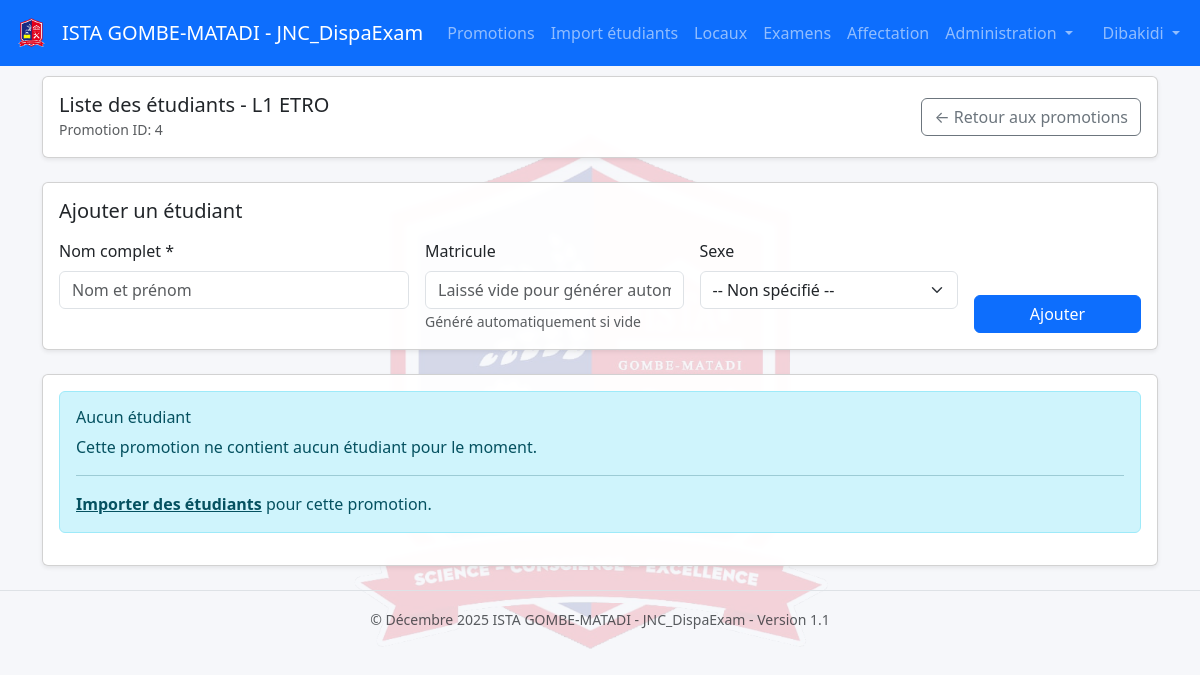
Page /promotions/4/students (signed in) on the earlier database version.
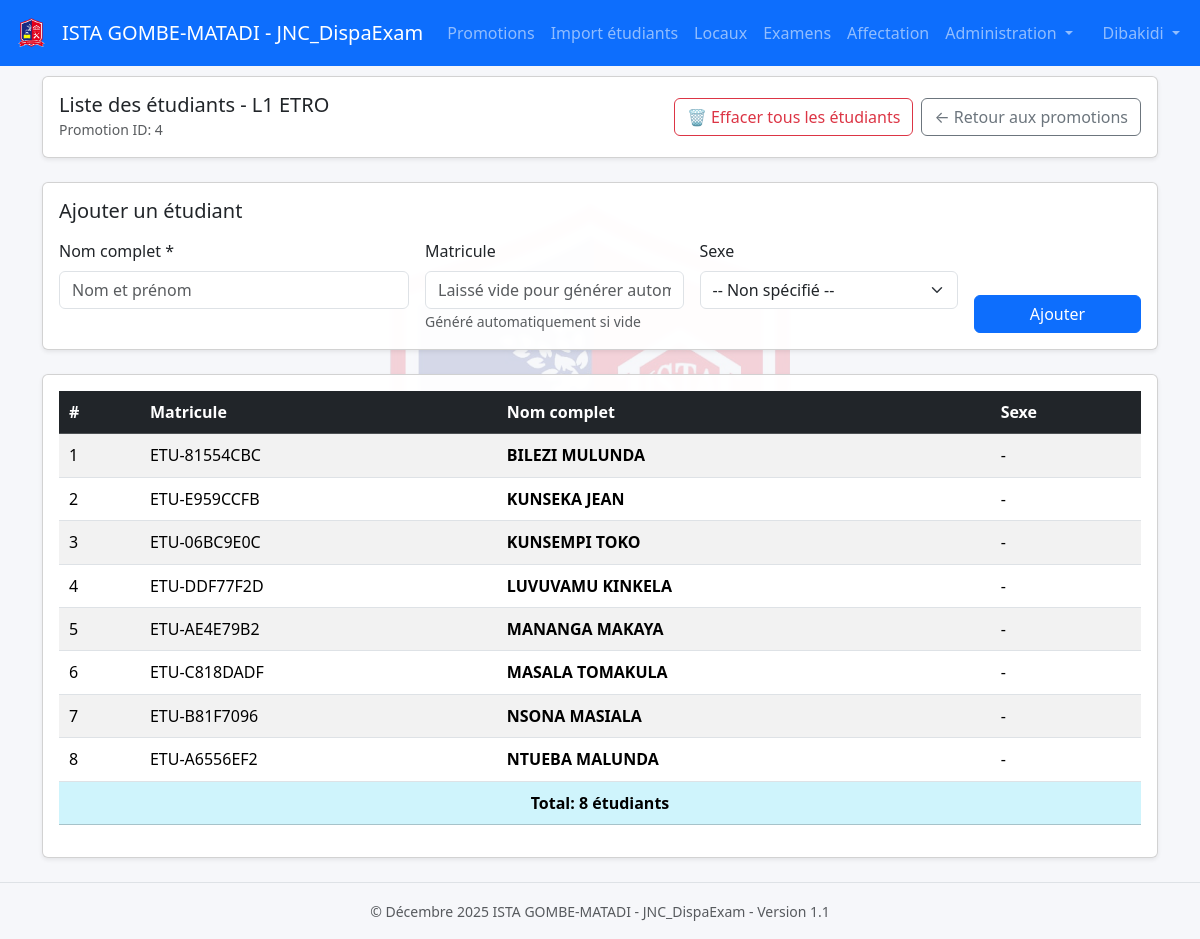
Same page on the later database version.
### tables this page shows
CREATE TABLE students (
            id INTEGER PRIMARY KEY AUTOINCREMENT,
            matricule TEXT,
            full_name TEXT NOT NULL,
            promotion_id INTEGER NOT NULL,
            section_id INTEGER, sexe TEXT,
            UNIQUE(matricule),
            FOREIGN KEY (promotion_id) REFERENCES promotions(id) ON DELETE CASCADE,
            FOREIGN KEY (section_id) REFERENCES sections(id) ON DELETE SET NULL
        );

### app.py (the view, shortened to what this page needs)
@app.route("/promotions/<int:promotion_id>/students", methods=["GET", "POST"])
@login_required
def promotion_students(promotion_id):
    conn = get_db()
    cur = conn.cursor()
    cur.execute("SELECT id, name FROM promotions WHERE id = ?", (promotion_id,))
    promotion = cur.fetchone()
    if not promotion:
        flash("Promotion introuvable.", "danger")
        return redirect(url_for("promotions"))
    cur.execute("""
        SELECT id, matricule, full_name, sexe
        FROM students
        WHERE promotion_id = ?
        ORDER BY full_name
    """, (promotion_id,))
    students = cur.fetchall()
    return render_template("promotion_students.html", promotion=promotion, students=students)

### app.py (called while the page is built)
def get_db():
    if "db" not in g:
        g.db = get_connection()
    return g.db

def login_required(f):
    @wraps(f)
    def decorated_function(*args, **kwargs):
        if 'user_id' not in session:
            flash("Vous devez vous connecter pour accéder à cette page.", "warning")
            return redirect(url_for('login'))
        return f(*args, **kwargs)
    return decorated_function

### database.py (called while the page is built)
def get_connection():
    conn = sqlite3.connect(DB_PATH, check_same_thread=False)
    conn.row_factory = sqlite3.Row
    return conn

### templates/promotion_students.html (shortened to what this page needs)
{% extends "base.html" %}
{% block content %}
<div class="card shadow-sm mb-4">
  <div class="card-body">
    <div class="d-flex justify-content-between align-items-center">
      <div>
        <h5 class="card-title mb-0">Liste des étudiants - {{ promotion.name }}</h5>
        <small class="text-muted">Promotion ID: {{ promotion.id }}</small>
      </div>
      <div class="d-flex gap-2">
        {% if students|length > 0 %}
        <a href="{{ url_for('clear_promotion_students', promotion_id=promotion.id) }}" class="btn btn-outline-danger">
          🗑️ Effacer tous les étudiants
        </a>
        {% endif %}
        <a href="{{ url_for('promotions') }}" class="btn btn-outline-secondary">
          ← Retour aux promotions
        </a>
      </div>
    </div>
  </div>
</div>
<div class="card shadow-sm mb-4">
  <div class="card-body">
    <h5 class="card-title mb-3">Ajouter un étudiant</h5>
    <form method="post" class="row g-3">
      <div class="col-md-4">
        <label for="full_name" class="form-label">Nom complet *</label>
        <input type="text" class="form-control" id="full_name" name="full_name" required placeholder="Nom et prénom">
      </div>
      <div class="col-md-3">
        <label for="matricule" class="form-label">Matricule</label>
        <input type="text" class="form-control" id="matricule" name="matricule" placeholder="Laissé vide pour générer automatiquement">
        <small class="text-muted">Généré automatiquement si vide</small>
      </div>
      <div class="col-md-3">
        <label for="sexe" class="form-label">Sexe</label>
        <select class="form-select" id="sexe" name="sexe">
          <option value="">-- Non spécifié --</option>
        </select>
      </div>
      <div class="col-md-2 d-flex align-items-end">
        <button type="submit" class="btn btn-primary w-100">Ajouter</button>
      </div>
    </form>
  </div>
</div>
<div class="card shadow-sm">
  <div class="card-body">
    {% if students %}
    <div class="table-responsive">
      <table class="table table-striped table-hover" style="line-height: 1.4;">
        <thead class="table-dark">
          <tr>
            <th style="padding: 10px;">#</th>
            <th style="padding: 10px;">Matricule</th>
            <th style="padding: 10px;">Nom complet</th>
            <th style="padding: 10px;">Sexe</th>
          </tr>
        </thead>
        <tbody>
          {% for student in students %}
          <tr>
            <td style="padding: 10px;">{{ loop.index }}</td>
            <td style="padding: 10px;">{{ student.matricule or '-' }}</td>
            <td style="padding: 10px;"><strong>{{ student.full_name }}</strong></td>
            <td style="padding: 10px;">{{ student.sexe or '-' }}</td>
          </tr>
          {% endfor %}
        </tbody>
        <tfoot>
          <tr class="table-info">
            <td colspan="4" style="padding: 10px; font-weight: bold; text-align: center;">
              Total: {{ students|length }} étudiant{% if students|length > 1 %}s{% endif %}
            </td>
          </tr>
        </tfoot>
      </table>
    </div>
    {% else %}
    <div class="alert alert-info">
      <h6 class="alert-heading">Aucun étudiant</h6>
      <p class="mb-0">Cette promotion ne contient aucun étudiant pour le moment.</p>
      <hr>
      <p class="mb-0">
        <a href="{{ url_for('upload_students') }}" class="alert-link">Importer des étudiants</a> pour cette promotion.
      </p>
    </div>
    {% endif %}
  </div>
</div>
{% endblock %}

Differences in the rows shown:
added students: matricule "ETU-81554CBC", full_name "BILEZI MULUNDA", sexe "-"
added students: matricule "ETU-E959CCFB", full_name "KUNSEKA JEAN", sexe "-"
added students: matricule "ETU-06BC9E0C", full_name "KUNSEMPI TOKO", sexe "-"
added students: matricule "ETU-DDF77F2D", full_name "LUVUVAMU KINKELA", sexe "-"
added students: matricule "ETU-AE4E79B2", full_name "MANANGA MAKAYA", sexe "-"
added students: matricule "ETU-C818DADF", full_name "MASALA TOMAKULA", sexe "-"
added students: matricule "ETU-B81F7096", full_name "NSONA MASIALA", sexe "-"
added students: matricule "ETU-A6556EF2", full_name "NTUEBA MALUNDA", sexe "-"
Other differences:
{{ students|length }}: (not shown) → "8"
text no longer shown: "Aucun étudiant Cette promotion ne contient aucun étudiant pour le moment. Importer des étudiants pour cette promotion."
text now shown: "🗑️ Effacer tous les étudiants # Matricule Nom complet Sexe Total: étudiant s"
